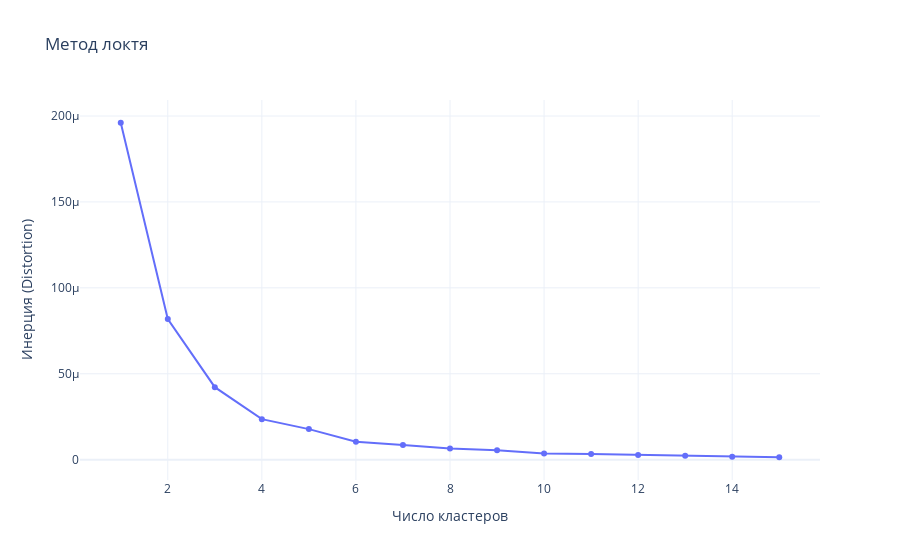
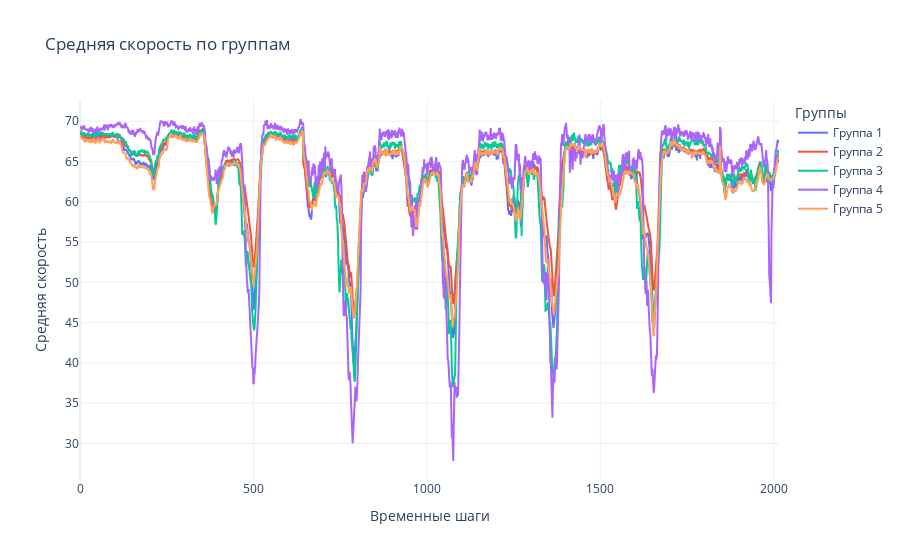

Notebook source saved alongside these figures, in order:
### Markdown cell above
### GraphClusterProcessor

### Code cell
processor = GraphClusterProcessor(adj, data)
processor.elbow_method(metric='PageRank', max_clusters=15)

labels = KMeans(n_clusters=3, random_state=42).fit_predict(
    np.array(list(nx.betweenness_centrality(nx.from_numpy_array(adj)).values())).reshape(-1, 1)
)
processor.plot_group_average_speeds(labels, n_clusters=3)

### Figure 1 — Plotly figure (JSON) as saved in the notebook; plotly's stock layout.template omitted (floating-point values rounded to 4 significant figures)
{"data": [{"mode": "lines+markers", "name": "Distortion", "type": "scatter", "x": [1, 2, 3, 4, 5, 6, 7, 8, 9, 10, 11, 12, 13, 14, 15], "y": [0.0001961, 8.186e-05, 4.22e-05, 2.36e-05, 1.779e-05, 1.049e-05, 8.499e-06, 6.441e-06, 5.53e-06, 3.605e-06, 3.26e-06, 2.763e-06, 2.318e-06, 1.74e-06, 1.42e-06]}], "layout": {"title": {"text": "Метод локтя"}, "xaxis": {"title": {"text": "Число кластеров"}}, "yaxis": {"title": {"text": "Инерция (Distortion)"}}}}

### Figure 2 — Plotly figure (JSON) as saved in the notebook; plotly's stock layout.template omitted (floating-point values rounded to 4 significant figures; data arrays with more than 128 entries replaced by an {"elided": "..."} marker saying what was removed)
{"data": [{"mode": "lines", "name": "Группа 1", "type": "scatter", "x": {"elided": "2016 int values"}, "y": {"elided": "2016 float values"}}, {"mode": "lines", "name": "Группа 2", "type": "scatter", "x": {"elided": "2016 int values"}, "y": {"elided": "2016 float values"}}, {"mode": "lines", "name": "Группа 3", "type": "scatter", "x": {"elided": "2016 int values"}, "y": {"elided": "2016 float values"}}, {"mode": "lines", "name": "Группа 4", "type": "scatter", "x": {"elided": "2016 int values"}, "y": {"elided": "2016 float values"}}, {"mode": "lines", "name": "Группа 5", "type": "scatter", "x": {"elided": "2016 int values"}, "y": {"elided": "2016 float values"}}], "layout": {"legend": {"title": {"text": "Группы"}}, "title": {"text": "Средняя скорость по группам"}, "xaxis": {"title": {"text": "Временные шаги"}}, "yaxis": {"title": {"text": "Средняя скорость"}}}}
